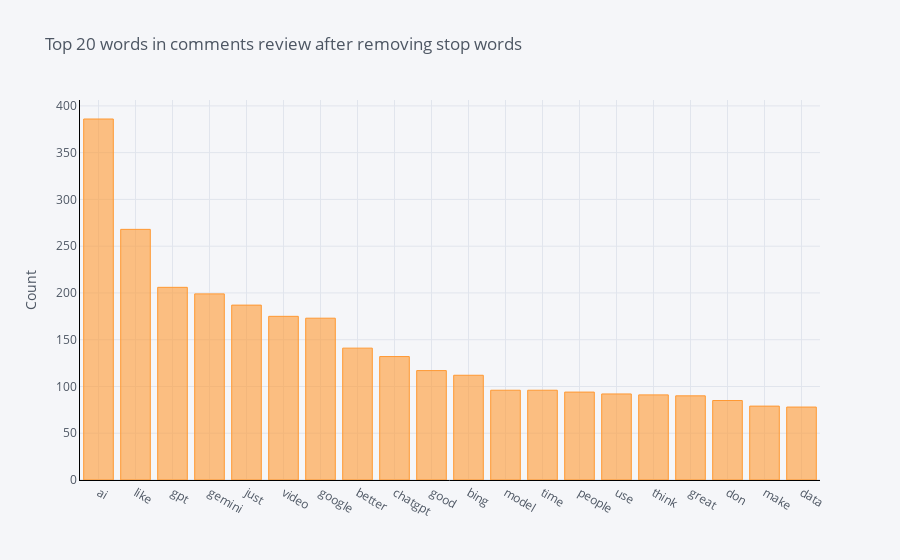
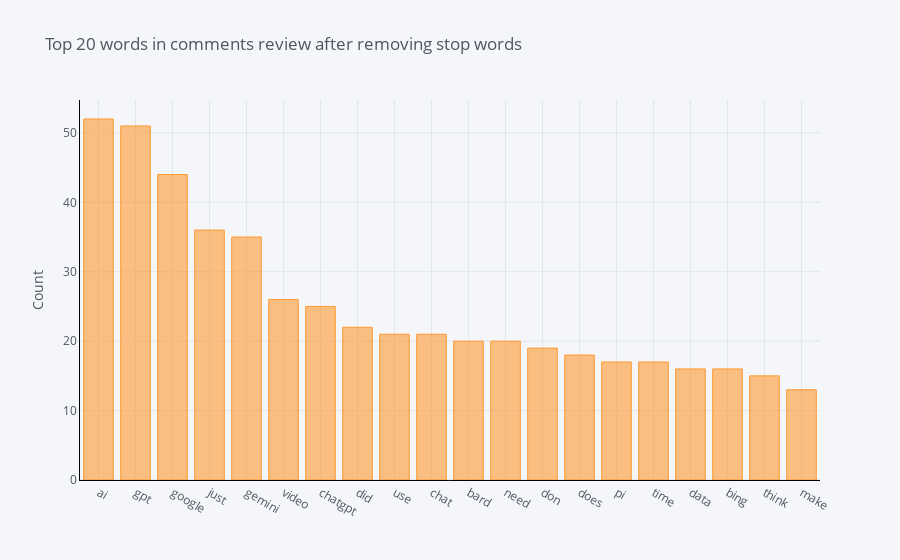
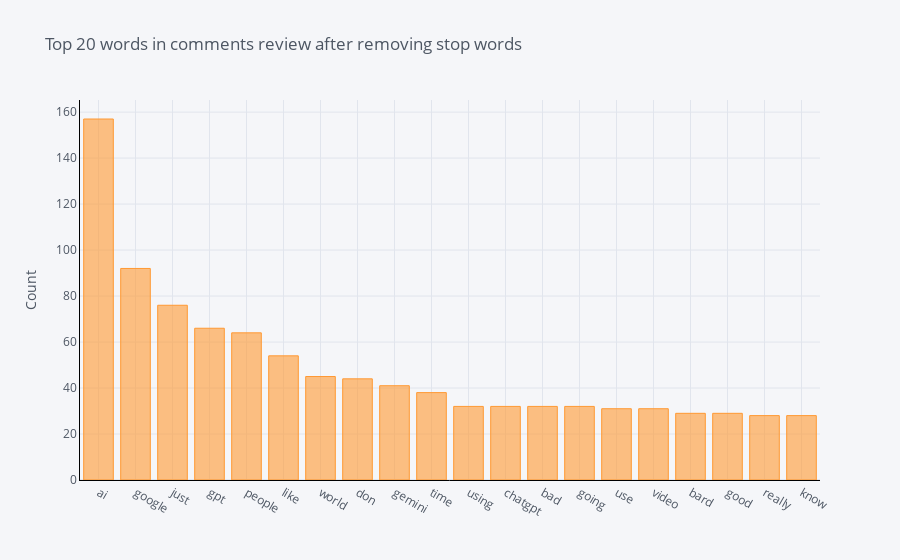

Here is the notebook cell these charts were saved with, in order:
### Markdown cell above
# Positive, Neutral and Negative Sentiments at Uni/Bi and Trigram level

### Code cell
# Unigram

def get_top_n_words(corpus, n=None):
        vec = CountVectorizer(stop_words = list(stop_words)).fit(corpus)
        bag_of_words = vec.transform(corpus)
        sum_words = bag_of_words.sum(axis=0) 
        words_freq = [(word, sum_words[0, idx]) for word, idx in vec.vocabulary_.items()]
        words_freq =sorted(words_freq, key = lambda x: x[1], reverse=True)
        return words_freq[:n]

print('Unigrams. From top to bottom: positive, neutral and negative sentiments')    
sent_dfs = [pos_df, neu_df, neg_df]
for i in sent_dfs:
    
    common_words = get_top_n_words(i['text'], 20)
    # for word, freq in common_words:
    #     print(word, freq)
    df2 = pd.DataFrame(common_words, columns = ['CommentsText' , 'count'])
    df2.groupby('CommentsText').sum()['count'].sort_values(ascending=False).iplot(kind='bar', yTitle='Count', linecolor='black', title='Top 20 words in comments review after removing stop words')

### Figure 1 — Plotly figure (JSON) as saved in the notebook; plotly's stock layout.template omitted (floating-point values rounded to 4 significant figures)
{"data": [{"marker": {"color": "rgba(255, 153, 51, 0.6)", "line": {"color": "rgba(255, 153, 51, 1.0)", "width": 1}}, "name": "count", "orientation": "v", "text": "", "type": "bar", "x": ["ai", "like", "gpt", "gemini", "just", "video", "google", "better", "chatgpt", "good", "bing", "model", "time", "people", "use", "think", "great", "don", "make", "data"], "y": [386, 268, 206, 199, 187, 175, 173, 141, 132, 117, 112, 96, 96, 94, 92, 91, 90, 85, 79, 78]}], "layout": {"legend": {"bgcolor": "#F5F6F9", "font": {"color": "#4D5663"}}, "paper_bgcolor": "#F5F6F9", "plot_bgcolor": "#F5F6F9", "title": {"font": {"color": "#4D5663"}, "text": "Top 20 words in comments review after removing stop words"}, "xaxis": {"gridcolor": "#E1E5ED", "linecolor": "black", "showgrid": true, "tickfont": {"color": "#4D5663"}, "title": {"font": {"color": "#4D5663"}, "text": ""}, "zerolinecolor": "#E1E5ED"}, "yaxis": {"gridcolor": "#E1E5ED", "linecolor": "black", "showgrid": true, "tickfont": {"color": "#4D5663"}, "title": {"font": {"color": "#4D5663"}, "text": "Count"}, "zerolinecolor": "#E1E5ED"}}}

### Figure 2 — Plotly figure (JSON) as saved in the notebook; plotly's stock layout.template omitted (floating-point values rounded to 4 significant figures)
{"data": [{"marker": {"color": "rgba(255, 153, 51, 0.6)", "line": {"color": "rgba(255, 153, 51, 1.0)", "width": 1}}, "name": "count", "orientation": "v", "text": "", "type": "bar", "x": ["ai", "gpt", "google", "just", "gemini", "video", "chatgpt", "did", "use", "chat", "bard", "need", "don", "does", "pi", "time", "data", "bing", "think", "make"], "y": [52, 51, 44, 36, 35, 26, 25, 22, 21, 21, 20, 20, 19, 18, 17, 17, 16, 16, 15, 13]}], "layout": {"legend": {"bgcolor": "#F5F6F9", "font": {"color": "#4D5663"}}, "paper_bgcolor": "#F5F6F9", "plot_bgcolor": "#F5F6F9", "title": {"font": {"color": "#4D5663"}, "text": "Top 20 words in comments review after removing stop words"}, "xaxis": {"gridcolor": "#E1E5ED", "linecolor": "black", "showgrid": true, "tickfont": {"color": "#4D5663"}, "title": {"font": {"color": "#4D5663"}, "text": ""}, "zerolinecolor": "#E1E5ED"}, "yaxis": {"gridcolor": "#E1E5ED", "linecolor": "black", "showgrid": true, "tickfont": {"color": "#4D5663"}, "title": {"font": {"color": "#4D5663"}, "text": "Count"}, "zerolinecolor": "#E1E5ED"}}}

### Figure 3 — Plotly figure (JSON) as saved in the notebook; plotly's stock layout.template omitted (floating-point values rounded to 4 significant figures)
{"data": [{"marker": {"color": "rgba(255, 153, 51, 0.6)", "line": {"color": "rgba(255, 153, 51, 1.0)", "width": 1}}, "name": "count", "orientation": "v", "text": "", "type": "bar", "x": ["ai", "google", "just", "gpt", "people", "like", "world", "don", "gemini", "time", "using", "chatgpt", "bad", "going", "use", "video", "bard", "good", "really", "know"], "y": [157, 92, 76, 66, 64, 54, 45, 44, 41, 38, 32, 32, 32, 32, 31, 31, 29, 29, 28, 28]}], "layout": {"legend": {"bgcolor": "#F5F6F9", "font": {"color": "#4D5663"}}, "paper_bgcolor": "#F5F6F9", "plot_bgcolor": "#F5F6F9", "title": {"font": {"color": "#4D5663"}, "text": "Top 20 words in comments review after removing stop words"}, "xaxis": {"gridcolor": "#E1E5ED", "linecolor": "black", "showgrid": true, "tickfont": {"color": "#4D5663"}, "title": {"font": {"color": "#4D5663"}, "text": ""}, "zerolinecolor": "#E1E5ED"}, "yaxis": {"gridcolor": "#E1E5ED", "linecolor": "black", "showgrid": true, "tickfont": {"color": "#4D5663"}, "title": {"font": {"color": "#4D5663"}, "text": "Count"}, "zerolinecolor": "#E1E5ED"}}}
